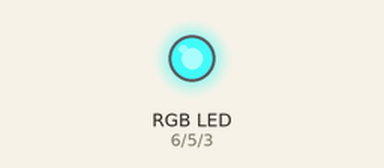
This sketch was run on a simulated Arduino Uno, built with avr-gcc and run on an emulated ATmega328P. Parts: an RGB LED mixed from three pins (HIGH = lit).

Above: at 0.1 s.
Timing chart, 0 to 1.6 s (numbered marks = the images above):
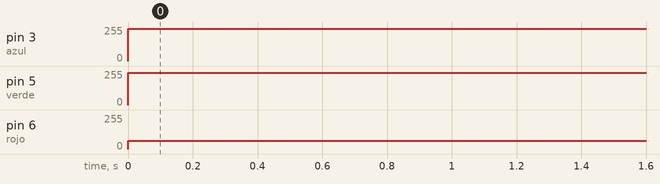

The sketch:

sketch_may10f.ino
```cpp
 int rojo = 6;
int verde = 5;
int azul = 3;
void setup() {
  // put your setup code here, to run once:
analogWrite(rojo,0);
 analogWrite(verde,0);
 analogWrite(azul,0);
}

void loop() {
  // put your main code here, to run repeatedly:
pinMode(rojo,OUTPUT);
 pinMode(verde,OUTPUT);
 pinMode(azul,OUTPUT);
analogWrite(rojo,63);
 analogWrite(verde,243);
 analogWrite(azul,241);
}
```

Measured:
- by itself, pin 3 (azul): 0/255 → 241/255 at 0.00 s
- by itself, pin 5 (verde): 0/255 → 243/255 at 0.00 s
- by itself, pin 6 (rojo): 0/255 → 63/255 at 0.00 s
